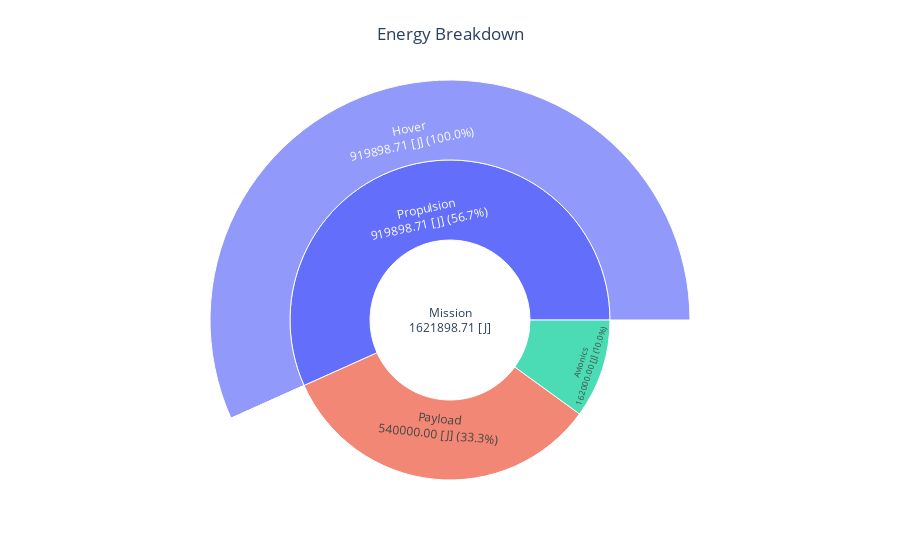

Notebook code for this chart:
### Code cell
fig = energy_breakdown_sun_plot_drone(OUTPUT_FILE)
fig.show()

### Figure 1 — Plotly figure (JSON) as saved in the notebook; plotly's stock layout.template omitted (floating-point values rounded to 4 significant figures)
{"data": [{"branchvalues": "total", "labels": ["Mission<br>1621898.71 [J]", "Avionics<br>162000.00 [J] (10.0%)", "Payload<br>540000.00 [J] (33.3%)", "Propulsion<br>919898.71 [J] (56.7%)", "Hover<br>919898.71 [J] (100.0%)", "Climb<br>0.00 [J] (0.0%)", "Forward<br>0.00 [J] (0.0%)"], "parents": ["", "Mission<br>1621898.71 [J]", "Mission<br>1621898.71 [J]", "Mission<br>1621898.71 [J]", "Propulsion<br>919898.71 [J] (56.7%)", "Propulsion<br>919898.71 [J] (56.7%)", "Propulsion<br>919898.71 [J] (56.7%)"], "type": "sunburst", "values": [1622000.0, 162000.0, 540000.0, 919900.0, 919900.0, 0, 0]}], "layout": {"margin": {"b": 0, "l": 0, "r": 0, "t": 80}, "title": {"text": "Energy Breakdown", "x": 0.5}}}
